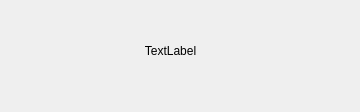
<?xml version="1.0" encoding="UTF-8"?>
<ui version="4.0">
 <class>DialogMessage</class>
 <widget class="QDialog" name="DialogMessage">
  <property name="geometry">
   <rect>
    <x>0</x>
    <y>0</y>
    <width>360</width>
    <height>112</height>
   </rect>
  </property>
  <property name="windowTitle">
   <string>Dialog</string>
  </property>
  <widget class="QLabel" name="label">
   <property name="geometry">
    <rect>
     <x>80</x>
     <y>20</y>
     <width>181</width>
     <height>61</height>
    </rect>
   </property>
   <property name="text">
    <string>TextLabel</string>
   </property>
   <property name="alignment">
    <set>Qt::AlignCenter</set>
   </property>
  </widget>
 </widget>
 <resources/>
 <connections/>
</ui>
